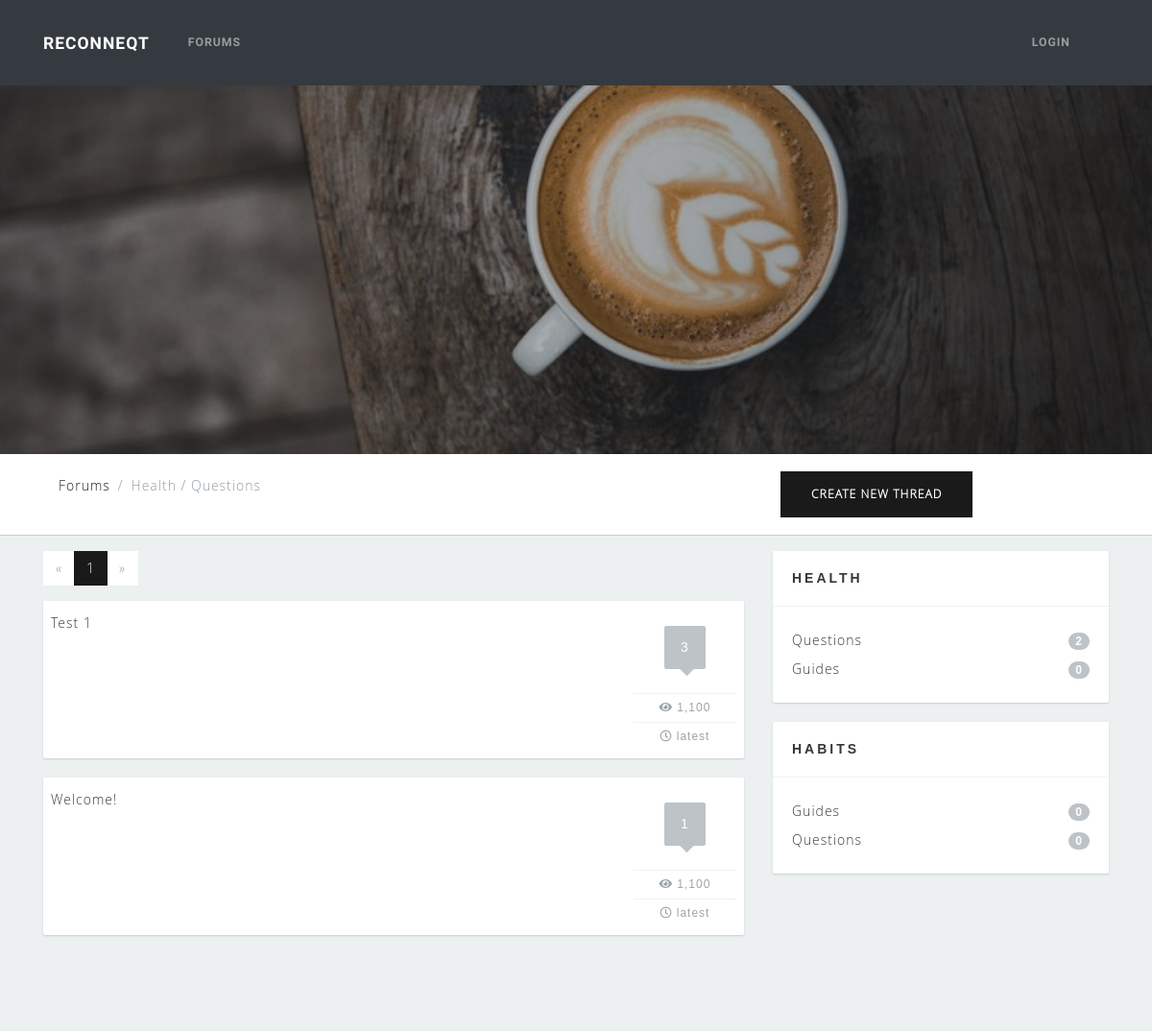
The page /forums/subject/3/ on the database as committed earlier.
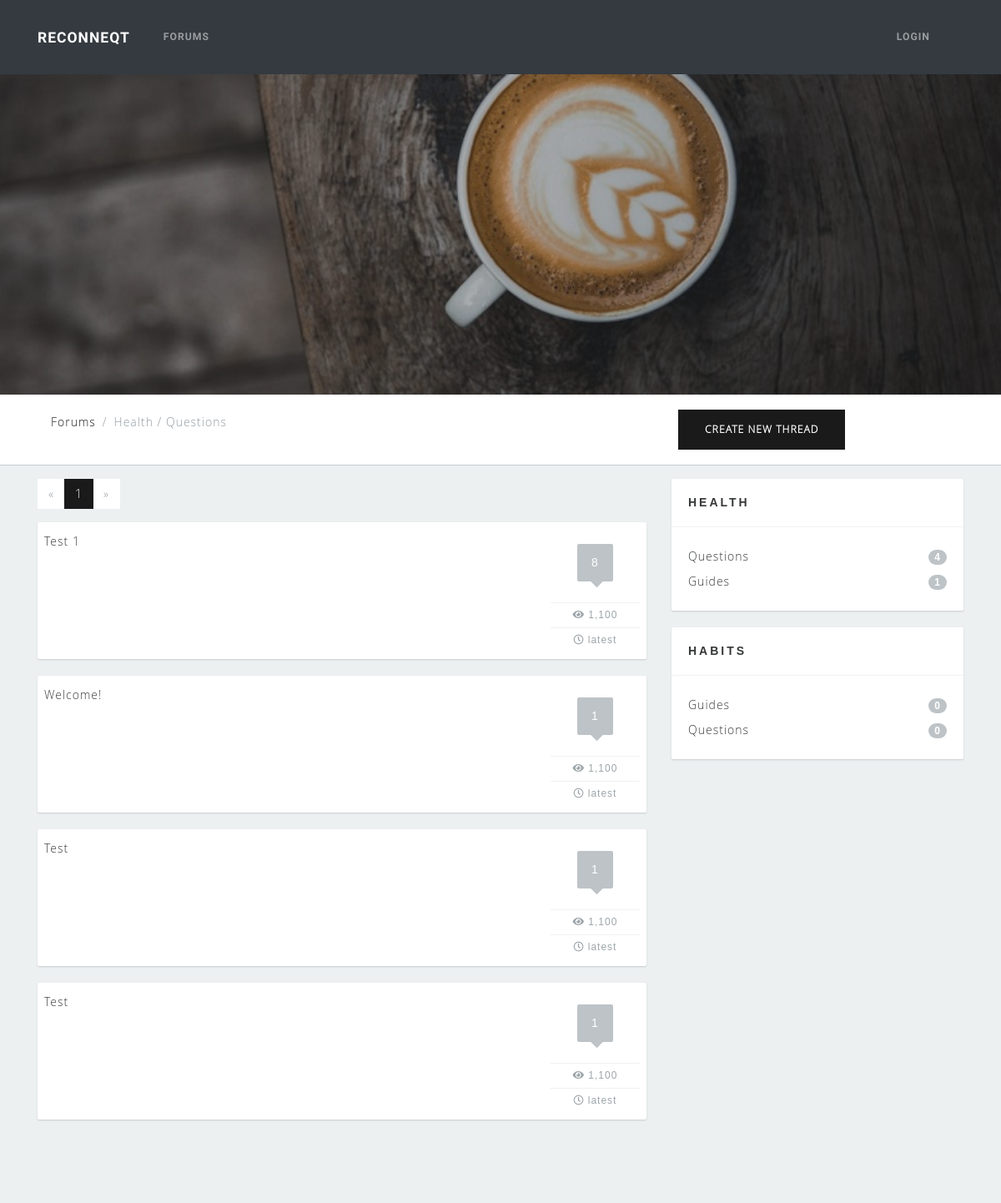
The same page on the database as committed later.
### forums/models.py (models this page shows)
class Thread(models.Model):
    title = models.CharField(max_length=100)
    thread_created = models.DateTimeField(auto_now_add=True)
    thread_edited = models.DateTimeField(blank=True, null=True)
    user = models.ForeignKey(User, on_delete=models.CASCADE)
    subject_fk = models.ForeignKey('Subject', on_delete=models.CASCADE, related_name='threads')
    def __str__(self):
        return self.title

class Subject(models.Model):
    subject_name = models.CharField(max_length=100)
    parent = models.ForeignKey('self', blank=True, null=True, on_delete=models.CASCADE, related_name='children')
    def __str__(self):
        if self.parent is None:
            return self.subject_name
        else:
            return "{} / {}".format(self.parent, self.subject_name)

### forums/views.py (the view)
# urls.py: path('subject/<int:s_id>/', views.threads, name='threads'),
def threads(request, s_id):
    try:
        parents = Subject.objects.filter(parent=None)
        children = Subject.objects.exclude(parent=None)
        subject = Subject.objects.get(pk=s_id)
        thread_list = Thread.objects.filter(subject_fk__id=s_id)
        paginator = Paginator(thread_list, 5) # Show 5 threads per page
        page = request.GET.get('page')
        threads = paginator.get_page(page)
        context = {
            'parents': parents,
            'children': children,
            'subject': subject,
            'threads': threads
        }
    except Thread.DoesNotExist:
        raise Http404("Thread does not exist")
    return render(request, 'forums/subject.html', context)

### forums/templatetags/forum_filters.py (called while the page is built)
@register.filter(name='slice_string')
def slice_string(value):
    parent, child = str(value).split('/')
    print("{} {}".format(parent, child))
    return child

### forums/templates/forums/subject.html (shortened to what this page needs)
{% extends 'forums/base_forums.html' %}
{% block breadcrumbs %}
<ol class="breadcrumb">
  {% if subject.parent != None %}
    <li class="breadcrumb-item"><a href="{% url 'forum' %}">Forums</a></li>
    <li class="breadcrumb-item active">{{ subject }}</li>
  {% else %}
    <li class="breadcrumb-item"><a href="{% url 'forum' %}">Forums</a></li>
    <li class="breadcrumb-item active">{{ subject }}</li>
  {% endif %}
</ol>
{% endblock %}
{% block threads %}
<div class="actions-pagination">
  <ul class="pagination">
    {% if threads.has_previous %}
      <li class="page-item">
        <a class="page-link" href="?page={{ actions.previous_page_number }}">&laquo;</a>
      </li>
    {% else %}
      <li class="page-item disabled">
        <a class="page-link" href="#">&laquo;</a>
      </li>
    {% endif %}
    {% for page in threads.paginator.page_range %}
      {% if threads.number == page %}
        <li class="page-item active">
          <a class="page-link" href="?page={{ page }}">{{ page }}</a>
        </li>
      {% else %}
        <li class="page-item">
          <a class="page-link" href="?page={{ page }}">{{ page }}</a>
        </li>
      {% endif %}
    {% endfor %}
    {% if threads.has_next %}
      <li class="page-item">
        <a class="page-link" href="?page={{ actions.next_page_number }}">&raquo;</a>
      </li>
    {% else %}
      <li class="page-item disabled">
        <a class="page-link" href="#">&raquo;</a>
      </li>
    {% endif %}
  </ul>
</div>
  {% if subject.parent != None %}
    {% if threads.count == 0 %}
      No topics to display
    {% else %}
    {% for t in threads %}
      <div class="thread p-2">
        <div class="thread-title pull-left">
          <a href="{% url 'thread_detail' pk=t.pk %}">{{ t }}</a>
        </div>
        <div class="thread-info pull-left">
          <div class="post-count">
            <div class="post-countbg">
              {{ t.posts.count }}
              <div class="triangle"></div>
            </div>
          </div>
          <div class="view-count">
            <i class="fa fa-eye"></i>
            1,100
          </div>
          <div class="latest">
            <i class="far fa-clock"></i>
            latest
          </div>
        </div>
        <div class="clearfix"></div>
      </div>
    {% endfor %}
    {% endif %}
  {% endif %}
{% endblock %}

### forums/templates/forums/base_forums.html (shortened to what this page needs)
{% extends 'habits/base_template.html' %}
{% load static %}
{% load forum_filters %}
{% block css %}
  <link href="{% static 'habits/css/forums.css' %}" rel="stylesheet">
{% endblock %}
{% block content %}
<header class="masthead-forums text-white text-center">
  <div class="overlay"></div>
</header>
<div class="middlenav">
  <div class="container">
    <div class="row">
      <div class="col-lg-8 col-md-8">
        {% block breadcrumbs %}{% endblock %}
      </div>
      <div class="col-lg-4 col-md-4">
        <a id="new-thread-button" href="{% url 'thread_new' %}" class="btn btn-primary m-2" method="POST">
          Create new thread
        </a>
      </div>
    </div>
  </div>
</div>
<div id="content-wrapper">
  <div class="container">
    <div class="row">
      <div class="col-lg-8 col-md-8">
        {% block threads %}{% endblock %}
      </div>
      <div class="col-lg-4 col-md-4">
        {% for s in parents %}
        <div class="sidebarblock">
          <h3>{{ s }}</h3>
          <div class="divline"></div>
          <div class="blocktxt">
            <ul class="cats">
              {% for c in children %}
                {% if c.parent == s %}
                  <li>
                    <a href="{% url 'threads' s_id=c.pk %}">
                      {{ c|slice_string }}
                      <span class="badge badge-primary badge-pill pull-right">{{ c.threads.count }}</span>
                    </a>
                  </li>
                {% endif %}
              {% endfor %}
            </ul>
          </div>
        </div>
        {% endfor %}
      </div>
    </div>
  </div>
</div>
{% endblock %}

Rows that differ between the two databases and show on the page:
computed for Subject "Health / Questions": threads.count "2" → "4"
computed for Thread "Test 1": posts.count "3" → "8"
added Thread: title "Test", posts.count "1"
added Thread: title "Test", posts.count "1"
computed for Subject (number 3 of 6 on the later page): threads.count "0" → "1"
